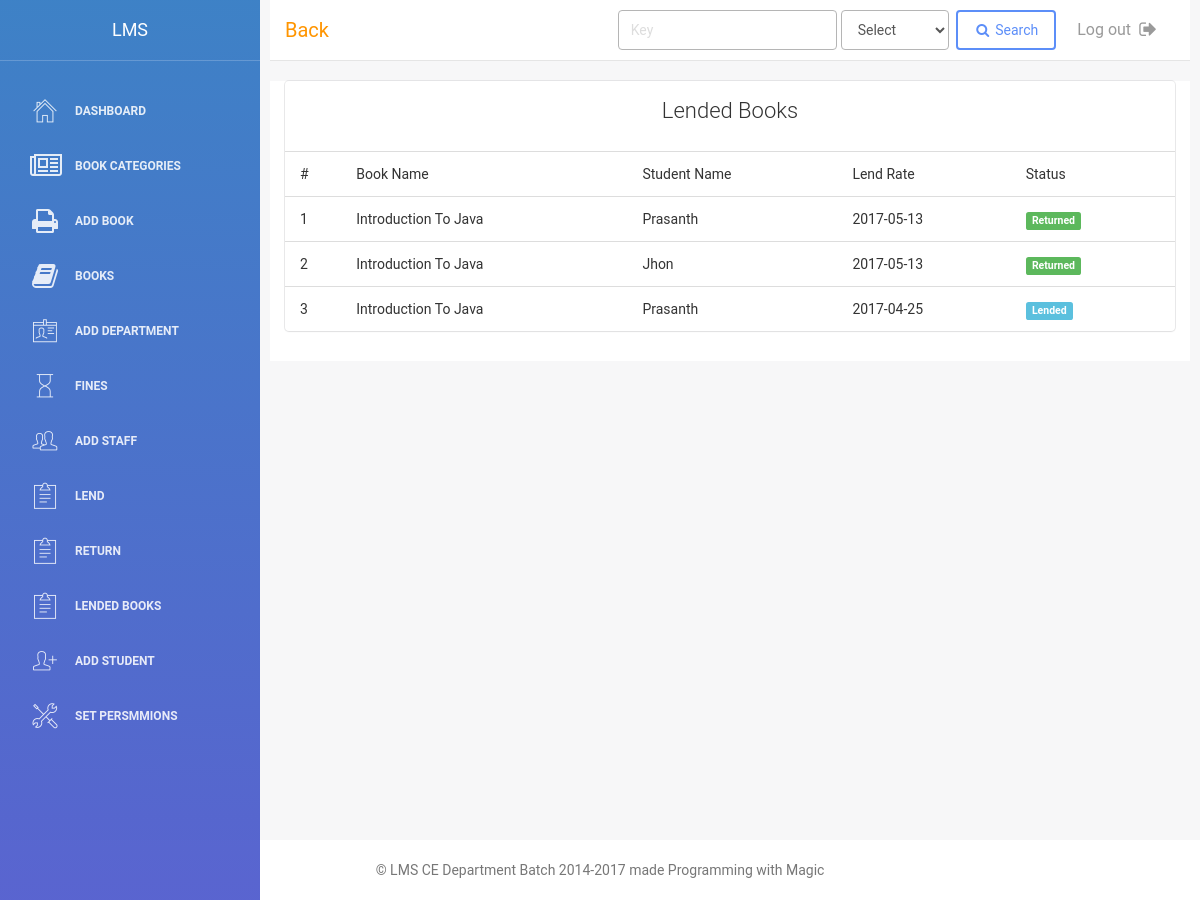
/lend_history.php (signed in), run on the app's committed database.
### tables this page shows
CREATE TABLE `lend_student` (
  `id` int(11) NOT NULL,
  `book_id` int(20) NOT NULL,
  `student_id` int(11) NOT NULL,
  `lend_date` date NOT NULL,
  `return_date` date DEFAULT NULL
);

CREATE TABLE `book_ids` (
  `id` int(11) NOT NULL,
  `book_id` int(11) NOT NULL,
  `sub_id` int(11) NOT NULL
);

CREATE TABLE `book` (
  `id` int(11) NOT NULL,
  `title` varchar(255) NOT NULL,
  `author` text NOT NULL,
  `category` int(11) NOT NULL,
  `image` text NOT NULL,
  `publication` varchar(255) NOT NULL,
  `publication_year` int(11) NOT NULL,
  `rack_no` varchar(255) NOT NULL,
  `price` varchar(255) NOT NULL
);

CREATE TABLE `students` (
  `id` int(11) NOT NULL,
  `student_id` int(11) NOT NULL,
  `branch` varchar(255) NOT NULL,
  `year_of_join` varchar(255) NOT NULL,
  `name` varchar(255) NOT NULL,
  `password` varchar(255) NOT NULL,
  `fine` int(11) NOT NULL
);

### libs/DbConnection.php (called while the page is built, shortened)
<?php
class DbConnection {
    private $_host = "localhost";
    private $_username = "root";
    private $_password = "";
    private $_database = "lms";
    public $connection;
    function __construct() {
        $this->connection = new mysqli($this->_host, $this->_username, $this->_password, $this->_database);
    }
    public function getData($query) {
        $result = $this->connection->query($query) or die(mysqli_error($this->connection));
        return mysqli_fetch_all($result, MYSQLI_ASSOC);
    }
}

### libs/Book.php (called while the page is built, shortened)
<?php
require_once 'DbConnection.php';
class Book extends DbConnection{
public function getBookDataFromBookId($book_id){
     $query = "SELECT book_id FROM book_ids where sub_id = '$book_id'";
      $book_id =  $this->getData($query)[0]['book_id'];
      return $this->getBooks($book_id);
}
	public function getBooks($book_id = ""){
        if($book_id == ""){
            $query = "SELECT * FROM book order by id desc";
        }else{
            $query = "SELECT * FROM book where id = '$book_id'";
        }
        return $this->getData($query);
    }
         public function getLendHistory(){
            $query = "SELECT * FROM lend_student order by lend_date DESC";
        $output = $this->getData($query);
        return $output;
        }
}

### libs/Students.php (called while the page is built, shortened)
<?php
require_once ('DbConnection.php');
class Students extends DbConnection {
    public function getStudentsById($id) {
        $query = "SELECT * FROM students WHERE student_id = '$id'";
        $output = $this->getData($query);
        return $output;
    }
}
?>

### lend_history.php (the view, shortened to what this page needs)
<?php
include './includes/header.php';
require_once './libs/Book.php';
require_once './libs/Students.php';
$book = new Book();
$students = new Students();
$lend_data = $book->getLendHistory();
?>
<div class="container-fluid">
	<div class="card">
		<div class="header">
			<h4 class="title text-center">Lended Books</h4>
		</div>
		<div class="content">
		</div>
		<table class="table text-capitalize">
			<tr>
				<td>#</td>
				<td>Book Name</td>
				<td>Student Name</td>
				<td>Lend Rate</td>
				<td>Status</td>
			</tr>
			<?php
			$count = 1;
			foreach ($lend_data as $data){
				$book_id = $data['book_id'];
				$student_id = $data['student_id'];
				$lend_date = $data['lend_date'];
				$return_date = $data['return_date'];
				$student_data = $students->getStudentsById($student_id);
				$book_data = $book->getBookDataFromBookId($book_id);
				if($return_date == "" || $return_date == "0000-00-00"){
					$status = "<span class='label label-info'>lended</span>";
				}else{
					$status = "<span class='label label-success'>Returned</span>";
				}
				?>
				<tr>
					<td><?=$count;?></td>
					<td><?=$book_data[0]['title']?></td>
					<td ><?=$student_data[0]['name']?></td>
					<td><?=$lend_date?></td>
					<td><?=$status?></td>
				</tr>
				<?php
$count++;
				}?>
		</table>
	</div>
</div>
<?php
include './includes/footer.php';
?>

### assets/css/custom_style.css (style rules this page uses)
body { margin-bottom: 100px; }
.container-fluid { background: #fff !important; }
body { background: #f7f7f8; }

### data on the page
lend_student: book.title "Introduction To Java", students.name "Prasanth", lend_date "2017-05-13", return_date "Returned"
lend_student: book.title "Introduction To Java", students.name "Jhon", lend_date "2017-05-13", return_date "Returned"
lend_student: book.title "Introduction To Java", students.name "Prasanth", lend_date "2017-04-25", shows "Lended"
